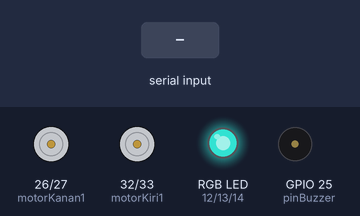
Bench run of a sketch on a simulated ESP32. Parts: motor-driver pin pairs drawn as motors (green arrow = first pin HIGH = forward, orange = second pin HIGH = backward, longer = more drive), an RGB LED mixed from three pins (HIGH = lit), buzzer (waves = sounding, pin HIGH). The test bench sets the inputs (shaded band). Dim RGB values are drawn brighter than linear; nothing arrives over Bluetooth unless stated.

Above: at 1.2 s.
1.3 s: "klakson\n" received over the second serial link
At 1.4 s:
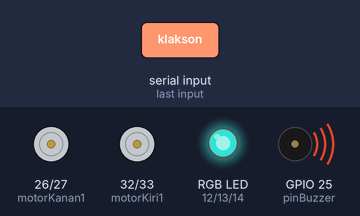
4.3 s: "maju\n" received over the second serial link
At 5.5 s:
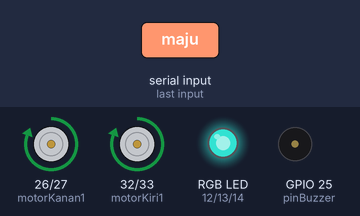
5.8 s: "mundur\n" received over the second serial link
At 6.7 s:
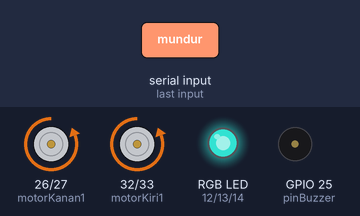
7.3 s: "kanan\n" received over the second serial link
At 7.8 s:
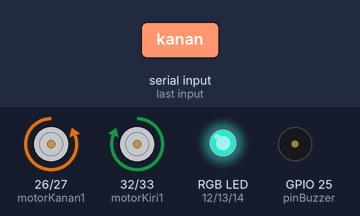
8.8 s: "kiri\n" received over the second serial link
At 10.0 s:
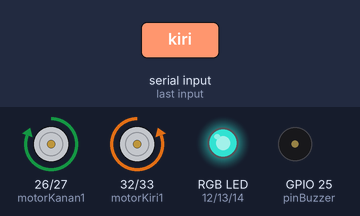
10.3 s: "speaker\n" received over the second serial link
At 11.1 s:
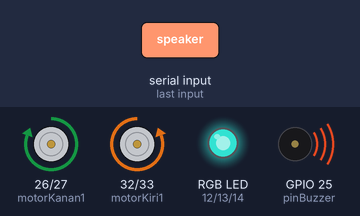
Timing chart, 0 to 13.3 s (numbered marks = the images above; inputs shaded):
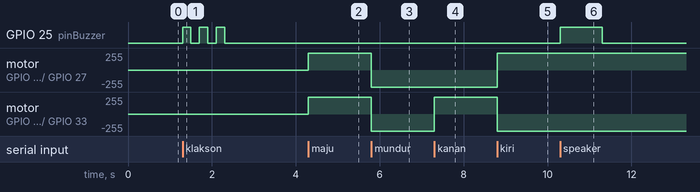

Measured:
- after the input at 1.3 s, GPIO 25 (pinBuzzer): alternates HIGH for 0.20 s and LOW for 0.20 s, 6 changes in all, then stays LOW, starting at once
- after the input at 4.3 s, motor on GPIO 26 (motorKanan1) / GPIO 27 (motorKanan2), motor on GPIO 32 (motorKiri1) / GPIO 33 (motorKiri2): stopped → forward 255/255 at once
- after the input at 5.8 s, motor on GPIO 26 (motorKanan1) / GPIO 27 (motorKanan2), motor on GPIO 32 (motorKiri1) / GPIO 33 (motorKiri2): forward 255/255 → backward 255/255 at once
- after the input at 7.3 s, motor on GPIO 32 (motorKiri1) / GPIO 33 (motorKiri2): backward 255/255 → forward 255/255 at once
- after the input at 8.8 s, motor on GPIO 26 (motorKanan1) / GPIO 27 (motorKanan2): backward 255/255 → forward 255/255 at once; motor on GPIO 32 (motorKiri1) / GPIO 33 (motorKiri2): forward 255/255 → backward 255/255 at once
- after the input at 10.3 s, GPIO 25 (pinBuzzer): LOW → HIGH at once, → LOW 1.0 s later

The sketch:

S1_Code_class5_PT10-P12.ino
```cpp
#include "BluetoothSerial.h"

BluetoothSerial SerialBT;

//====================== RGB ======================
const int pinRed = 12;
const int pinGreen = 13;
const int pinBlue = 14;

//==================== BUZZER =====================
const int pinBuzzer = 25;

//===================== MOTOR =====================
// Motor Kiri
const int motorKiri1 = 32;
const int motorKiri2 = 33;

// Motor Kanan
const int motorKanan1 = 26;
const int motorKanan2 = 27;

// Deklarasi fungsi pendukung
void stopMotor();
void setColor(int red, int green, int blue);
void maju();
void mundur();
void kanan();
void kiri();
void klakson();

void setup() {
  Serial.begin(9600);
  SerialBT.begin("Tbot_Kelas5");

  // Konfigurasi PIN sebagai OUTPUT
  pinMode(pinRed, OUTPUT);
  pinMode(pinGreen, OUTPUT);
  pinMode(pinBlue, OUTPUT);
  pinMode(pinBuzzer, OUTPUT);
  pinMode(motorKiri1, OUTPUT);
  pinMode(motorKiri2, OUTPUT);
  pinMode(motorKanan1, OUTPUT);
  pinMode(motorKanan2, OUTPUT);

  stopMotor();            // Pastikan robot diam saat awal dinyalakan
  setColor(37, 166, 154); // Set warna awal RGB (Toska)
}

void loop() {
  // Jika ada data masuk dari Bluetooth HP
  if (SerialBT.available() > 0) {
    // Membaca data per baris kalimat (Mencegah data bertumpuk & merusak RGB picker)
    String command = SerialBT.readStringUntil('\n');
    command.trim(); // Membersihkan karakter enter atau spasi tak terlihat

    // JIKA DATA KOSONG, ABAIKAN PROSES DI BAWAH
    if (command.length() == 0) return;

    // =================================================
    // 1. FITUR RGB PICKER (Format 9 Digit Angka Murni)
    // =================================================
    if (command.length() == 9 && isDigit(command.charAt(0))) {
      int redValue   = command.substring(0, 3).toInt();
      int greenValue = command.substring(3, 6).toInt();
      int blueValue  = command.substring(6, 9).toInt();
      setColor(redValue, greenValue, blueValue);
    }

    // =================================================
    // 2. FITUR KONTROL MOTOR & TERMINAL
    // =================================================
    else if (command.indexOf("maju") >= 0) {
      maju();
      SerialBT.println("Robot Maju");
    }
    else if (command.indexOf("mundur") >= 0) {
      mundur();
      SerialBT.println("Robot Mundur");
    }
    else if (command.indexOf("kanan") >= 0) {
      kanan();
      SerialBT.println("Belok Kanan");
    }
    else if (command.indexOf("kiri") >= 0) {
      kiri();
      SerialBT.println("Belok Kiri");
    }
    else if (command.indexOf("stop") >= 0) {
      stopMotor();
      SerialBT.println("Robot Stop");
    }
    else if (command.indexOf("klakson") >= 0) {
      klakson();
      SerialBT.println("Klakson Aktif");
    }
    else if (command.indexOf("speaker") >= 0) {
      digitalWrite(pinBuzzer, HIGH);
      SerialBT.println("Speaker Aktif");
      delay(1000);
      digitalWrite(pinBuzzer, LOW);
    }

    // =================================================
    // 3. FITUR SWITCH (1 Sampai 10)
    // =================================================
    else if (command.indexOf("ON1") >= 0)  { digitalWrite(pinBuzzer, HIGH); }
    else if (command.indexOf("OFF1") >= 0) { digitalWrite(pinBuzzer, LOW); }
    // else if (command.indexOf("ON2") >= 0)  { digitalWrite(pinBuzzer, HIGH); }
    // else if (command.indexOf("OFF2") >= 0) { digitalWrite(pinBuzzer, LOW); }
    // else if (command.indexOf("ON3") >= 0)  { digitalWrite(pinBuzzer, HIGH); }
    // else if (command.indexOf("OFF3") >= 0) { digitalWrite(pinBuzzer, LOW); }
    // else if (command.indexOf("ON4") >= 0)  { digitalWrite(pinBuzzer, HIGH); }
    // else if (command.indexOf("OFF4") >= 0) { digitalWrite(pinBuzzer, LOW); }
    // else if (command.indexOf("ON5") >= 0)  { digitalWrite(pinBuzzer, HIGH); }
    // else if (command.indexOf("OFF5") >= 0) { digitalWrite(pinBuzzer, LOW); }
    // else if (command.indexOf("ON6") >= 0)  { digitalWrite(pinBuzzer, HIGH); }
    // else if (command.indexOf("OFF6") >= 0) { digitalWrite(pinBuzzer, LOW); }
    // else if (command.indexOf("ON7") >= 0)  { digitalWrite(pinBuzzer, HIGH); }
    // else if (command.indexOf("OFF7") >= 0) { digitalWrite(pinBuzzer, LOW); }
    // else if (command.indexOf("ON8") >= 0)  { digitalWrite(pinBuzzer, HIGH); }
    // else if (command.indexOf("OFF8") >= 0) { digitalWrite(pinBuzzer, LOW); }
    // else if (command.indexOf("ON9") >= 0)  { digitalWrite(pinBuzzer, HIGH); }
    // else if (command.indexOf("OFF9") >= 0) { digitalWrite(pinBuzzer, LOW); }
    // else if (command.indexOf("ON10") >= 0) { digitalWrite(pinBuzzer, HIGH); }
    // else if (command.indexOf("OFF10") >= 0){ digitalWrite(pinBuzzer, LOW); }
  }
}

//=================================================
// FUNGSI PENDUKUNG
//=================================================
void setColor(int red, int green, int blue) {
  analogWrite(pinRed, red);
  analogWrite(pinGreen, green);
  analogWrite(pinBlue, blue);
}

void maju() {
  digitalWrite(motorKiri1, HIGH);
  digitalWrite(motorKiri2, LOW);
  digitalWrite(motorKanan1, HIGH);
  digitalWrite(motorKanan2, LOW);
}

void mundur() {
  digitalWrite(motorKiri1, LOW);
  digitalWrite(motorKiri2, HIGH);
  digitalWrite(motorKanan1, LOW);
  digitalWrite(motorKanan2, HIGH);
}

void kanan() {
  digitalWrite(motorKiri1, HIGH);
  digitalWrite(motorKiri2, LOW);
  digitalWrite(motorKanan1, LOW);
  digitalWrite(motorKanan2, HIGH);
}

void kiri() {
  digitalWrite(motorKiri1, LOW);
  digitalWrite(motorKiri2, HIGH);
  digitalWrite(motorKanan1, HIGH);
  digitalWrite(motorKanan2, LOW);
}

void stopMotor() {
  digitalWrite(motorKiri1, LOW);
  digitalWrite(motorKiri2, LOW);
  digitalWrite(motorKanan1, LOW);
  digitalWrite(motorKanan2, LOW);
}

void klakson() {
  for (int i = 0; i < 3; i++) {
    digitalWrite(pinBuzzer, HIGH);
    delay(200);
    digitalWrite(pinBuzzer, LOW);
    delay(200);
  }
}
```
